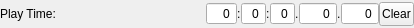
<?xml version="1.0" encoding="UTF-8"?>
<ui version="4.0">
 <class>PlaytimeWidget</class>
 <widget class="QWidget" name="PlaytimeWidget">
  <property name="geometry">
   <rect>
    <x>0</x>
    <y>0</y>
    <width>414</width>
    <height>28</height>
   </rect>
  </property>
  <property name="windowTitle">
   <string>Form</string>
  </property>
  <property name="styleSheet">
   <string notr="true">/* Should the text be visible? */
#hourSepLbl[blink=&quot;false&quot;], #minSepLbl[blink=&quot;false&quot;], #secSepLbl[blink=&quot;false&quot;], #msSepLbl[blink=&quot;false&quot;],  #usSepLbl[blink=&quot;false&quot;]
{
        color: black; /* show the text*/
}
/* else */
#hourSepLbl[blink=&quot;true&quot;], #minSepLbl[blink=&quot;true&quot;], #secSepLbl[blink=&quot;true&quot;], #msSepLbl[blink=&quot;true&quot;],  #usSepLbl[blink=&quot;true&quot;]
{
        color: rgba(0, 0, 0, 0); /* hide the text */
}</string>
  </property>
  <layout class="QGridLayout" name="gridLayout">
   <property name="leftMargin">
    <number>0</number>
   </property>
   <property name="topMargin">
    <number>0</number>
   </property>
   <property name="rightMargin">
    <number>0</number>
   </property>
   <property name="bottomMargin">
    <number>0</number>
   </property>
   <property name="horizontalSpacing">
    <number>0</number>
   </property>
   <item row="0" column="0">
    <widget class="QLabel" name="playTimeLbl">
     <property name="sizePolicy">
      <sizepolicy hsizetype="Preferred" vsizetype="Preferred">
       <horstretch>0</horstretch>
       <verstretch>0</verstretch>
      </sizepolicy>
     </property>
     <property name="minimumSize">
      <size>
       <width>74</width>
       <height>0</height>
      </size>
     </property>
     <property name="text">
      <string>Play Time:</string>
     </property>
     <property name="buddy">
      <cstring>hoursSpinBox</cstring>
     </property>
    </widget>
   </item>
   <item row="0" column="7">
    <widget class="QSpinBox" name="msSpinBox">
     <property name="sizePolicy">
      <sizepolicy hsizetype="Fixed" vsizetype="Fixed">
       <horstretch>0</horstretch>
       <verstretch>0</verstretch>
      </sizepolicy>
     </property>
     <property name="alignment">
      <set>Qt::AlignRight|Qt::AlignTrailing|Qt::AlignVCenter</set>
     </property>
     <property name="buttonSymbols">
      <enum>QAbstractSpinBox::NoButtons</enum>
     </property>
     <property name="maximum">
      <number>1000</number>
     </property>
    </widget>
   </item>
   <item row="0" column="9">
    <widget class="QSpinBox" name="usSpinBox">
     <property name="sizePolicy">
      <sizepolicy hsizetype="Fixed" vsizetype="Fixed">
       <horstretch>0</horstretch>
       <verstretch>0</verstretch>
      </sizepolicy>
     </property>
     <property name="alignment">
      <set>Qt::AlignRight|Qt::AlignTrailing|Qt::AlignVCenter</set>
     </property>
     <property name="buttonSymbols">
      <enum>QAbstractSpinBox::NoButtons</enum>
     </property>
     <property name="maximum">
      <number>1000</number>
     </property>
    </widget>
   </item>
   <item row="0" column="8">
    <widget class="QLabel" name="usSepLbl">
     <property name="sizePolicy">
      <sizepolicy hsizetype="Fixed" vsizetype="Preferred">
       <horstretch>0</horstretch>
       <verstretch>0</verstretch>
      </sizepolicy>
     </property>
     <property name="text">
      <string>.</string>
     </property>
    </widget>
   </item>
   <item row="0" column="3">
    <widget class="QSpinBox" name="minsSpinBox">
     <property name="sizePolicy">
      <sizepolicy hsizetype="Fixed" vsizetype="Fixed">
       <horstretch>0</horstretch>
       <verstretch>0</verstretch>
      </sizepolicy>
     </property>
     <property name="alignment">
      <set>Qt::AlignRight|Qt::AlignTrailing|Qt::AlignVCenter</set>
     </property>
     <property name="buttonSymbols">
      <enum>QAbstractSpinBox::NoButtons</enum>
     </property>
     <property name="accelerated">
      <bool>false</bool>
     </property>
     <property name="maximum">
      <number>60</number>
     </property>
    </widget>
   </item>
   <item row="0" column="4">
    <widget class="QLabel" name="secSepLbl">
     <property name="sizePolicy">
      <sizepolicy hsizetype="Fixed" vsizetype="Preferred">
       <horstretch>0</horstretch>
       <verstretch>0</verstretch>
      </sizepolicy>
     </property>
     <property name="text">
      <string>:</string>
     </property>
    </widget>
   </item>
   <item row="0" column="10">
    <widget class="QPushButton" name="clearTimePushButton">
     <property name="sizePolicy">
      <sizepolicy hsizetype="Fixed" vsizetype="Fixed">
       <horstretch>0</horstretch>
       <verstretch>0</verstretch>
      </sizepolicy>
     </property>
     <property name="styleSheet">
      <string notr="true">#clearTimePushButton {
	margin: 0;
	padding-top: 4px;
	padding-left: 2px;
	padding-right: 2px;
	padding-bottom: 4px;
}</string>
     </property>
     <property name="text">
      <string>Clear</string>
     </property>
    </widget>
   </item>
   <item row="0" column="6">
    <widget class="QLabel" name="msSepLbl">
     <property name="sizePolicy">
      <sizepolicy hsizetype="Fixed" vsizetype="Fixed">
       <horstretch>0</horstretch>
       <verstretch>0</verstretch>
      </sizepolicy>
     </property>
     <property name="text">
      <string>.</string>
     </property>
    </widget>
   </item>
   <item row="0" column="2">
    <widget class="QLabel" name="minSepLbl">
     <property name="sizePolicy">
      <sizepolicy hsizetype="Fixed" vsizetype="Preferred">
       <horstretch>0</horstretch>
       <verstretch>0</verstretch>
      </sizepolicy>
     </property>
     <property name="text">
      <string>:</string>
     </property>
    </widget>
   </item>
   <item row="0" column="5">
    <widget class="QSpinBox" name="secsSpinBox">
     <property name="sizePolicy">
      <sizepolicy hsizetype="Fixed" vsizetype="Fixed">
       <horstretch>0</horstretch>
       <verstretch>0</verstretch>
      </sizepolicy>
     </property>
     <property name="alignment">
      <set>Qt::AlignRight|Qt::AlignTrailing|Qt::AlignVCenter</set>
     </property>
     <property name="buttonSymbols">
      <enum>QAbstractSpinBox::NoButtons</enum>
     </property>
     <property name="accelerated">
      <bool>false</bool>
     </property>
     <property name="maximum">
      <number>60</number>
     </property>
    </widget>
   </item>
   <item row="0" column="1">
    <widget class="QSpinBox" name="hoursSpinBox">
     <property name="sizePolicy">
      <sizepolicy hsizetype="Fixed" vsizetype="Fixed">
       <horstretch>0</horstretch>
       <verstretch>0</verstretch>
      </sizepolicy>
     </property>
     <property name="alignment">
      <set>Qt::AlignRight|Qt::AlignTrailing|Qt::AlignVCenter</set>
     </property>
     <property name="buttonSymbols">
      <enum>QAbstractSpinBox::NoButtons</enum>
     </property>
     <property name="accelerated">
      <bool>false</bool>
     </property>
     <property name="maximum">
      <number>999</number>
     </property>
    </widget>
   </item>
  </layout>
 </widget>
 <resources/>
 <connections>
  <connection>
   <sender>clearTimePushButton</sender>
   <signal>clicked(bool)</signal>
   <receiver>PlaytimeWidget</receiver>
   <slot>clearTime()</slot>
   <hints>
    <hint type="sourcelabel">
     <x>582</x>
     <y>14</y>
    </hint>
    <hint type="destinationlabel">
     <x>119</x>
     <y>-4</y>
    </hint>
   </hints>
  </connection>
  <connection>
   <sender>hoursSpinBox</sender>
   <signal>valueChanged(int)</signal>
   <receiver>PlaytimeWidget</receiver>
   <slot>valueChanged()</slot>
   <hints>
    <hint type="sourcelabel">
     <x>204</x>
     <y>9</y>
    </hint>
    <hint type="destinationlabel">
     <x>175</x>
     <y>24</y>
    </hint>
   </hints>
  </connection>
  <connection>
   <sender>msSpinBox</sender>
   <signal>valueChanged(int)</signal>
   <receiver>PlaytimeWidget</receiver>
   <slot>valueChanged()</slot>
   <hints>
    <hint type="sourcelabel">
     <x>367</x>
     <y>11</y>
    </hint>
    <hint type="destinationlabel">
     <x>291</x>
     <y>12</y>
    </hint>
   </hints>
  </connection>
  <connection>
   <sender>secsSpinBox</sender>
   <signal>valueChanged(int)</signal>
   <receiver>PlaytimeWidget</receiver>
   <slot>valueChanged()</slot>
   <hints>
    <hint type="sourcelabel">
     <x>307</x>
     <y>11</y>
    </hint>
    <hint type="destinationlabel">
     <x>291</x>
     <y>12</y>
    </hint>
   </hints>
  </connection>
  <connection>
   <sender>minsSpinBox</sender>
   <signal>valueChanged(int)</signal>
   <receiver>PlaytimeWidget</receiver>
   <slot>valueChanged()</slot>
   <hints>
    <hint type="sourcelabel">
     <x>256</x>
     <y>11</y>
    </hint>
    <hint type="destinationlabel">
     <x>291</x>
     <y>12</y>
    </hint>
   </hints>
  </connection>
  <connection>
   <sender>usSpinBox</sender>
   <signal>valueChanged(int)</signal>
   <receiver>PlaytimeWidget</receiver>
   <slot>valueChanged()</slot>
   <hints>
    <hint type="sourcelabel">
     <x>336</x>
     <y>13</y>
    </hint>
    <hint type="destinationlabel">
     <x>206</x>
     <y>13</y>
    </hint>
   </hints>
  </connection>
 </connections>
 <slots>
  <slot>clearTime()</slot>
  <slot>valueChanged()</slot>
 </slots>
</ui>
